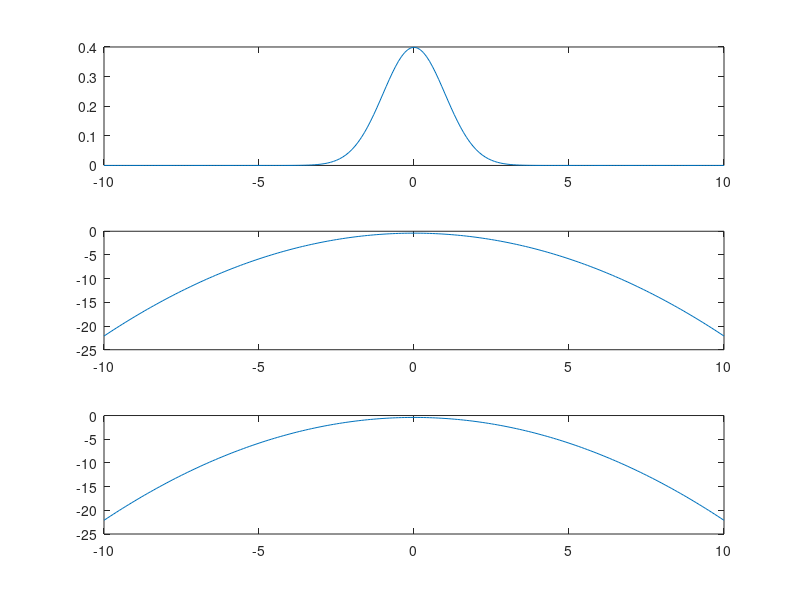

MATLAB code for this plot:
figure(1)
subplot(3,1,1)
X = -10:.1:10;
Y = normpdf(X,0,1);
plot(X,Y)

subplot(3,1,2)
X = -10:.1:10;
Y = normpdf(X,0,1);
Y = log10(Y);
plot(X,Y)

subplot(3,1,3)
X = -10:.1:10;
Y1 = normpdf(X,0,1);
Y2 = log10(Y1);
Y3 = Y1.*Y2*0.1;
plot(X,Y)